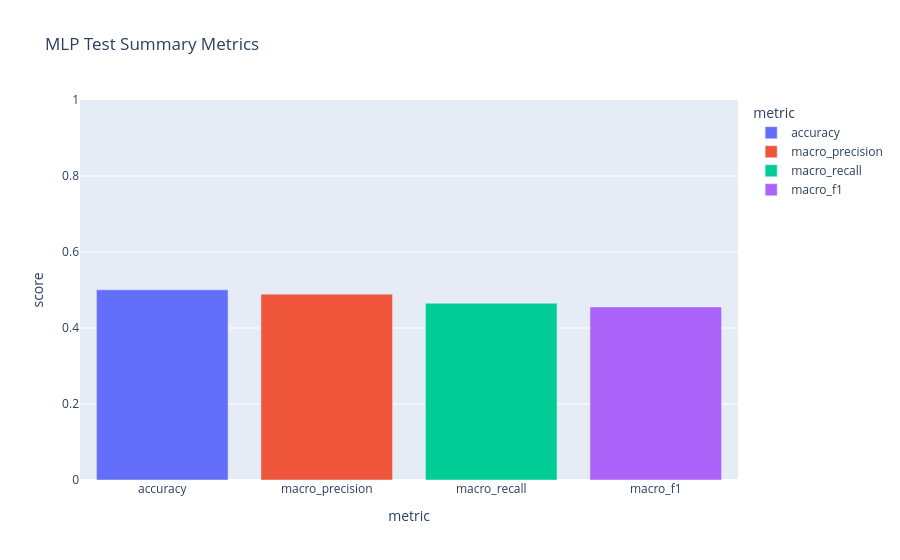
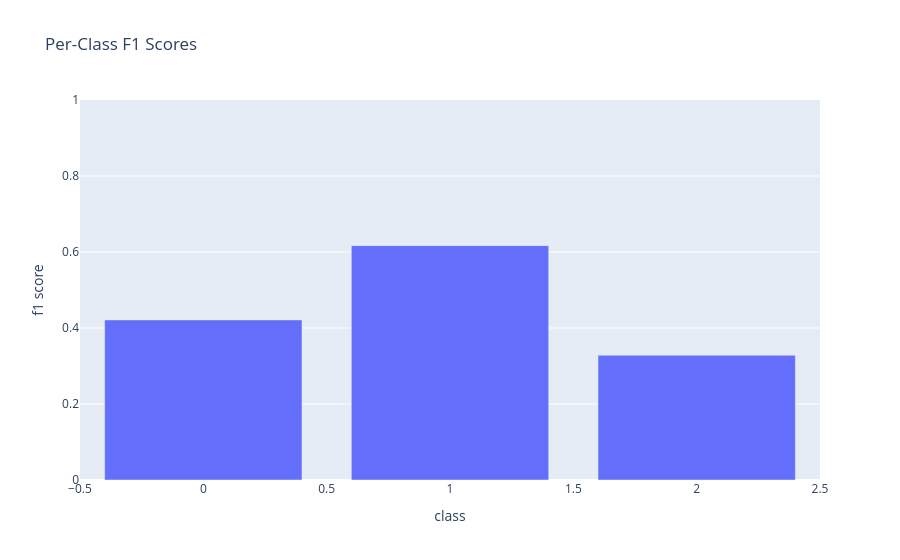
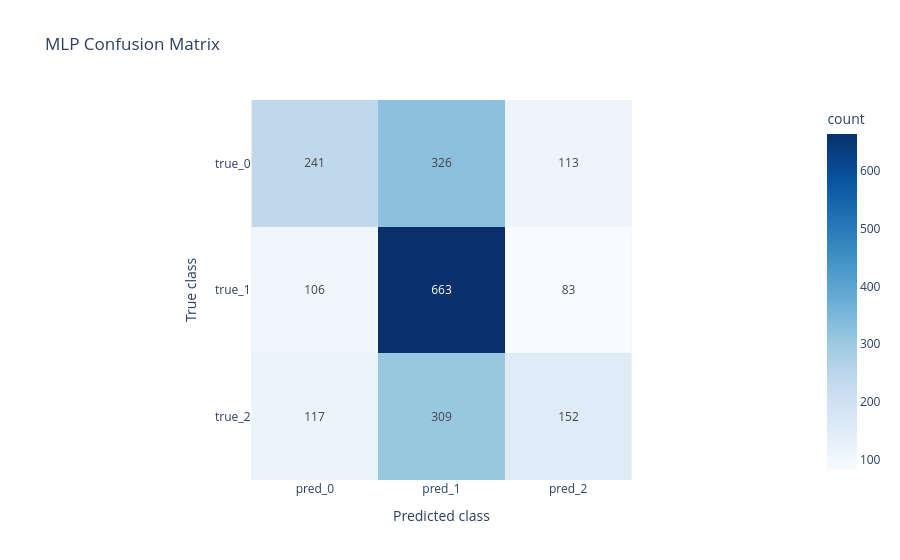

Notebook cell for these charts, in order:
### Code cell
import plotly.express as px

def fit_fixed_epochs(model, x_train, y_train, epochs, batch_size, seed=123):
    rng = np.random.default_rng(seed)
    n_train = x_train.shape[0]

    for _ in range(epochs):
        order = rng.permutation(n_train)
        x_epoch = x_train[order]
        y_epoch = y_train[order]

        for start in range(0, n_train, batch_size):
            end = start + batch_size
            xb = x_epoch[start:end]
            yb = y_epoch[start:end]

            probs, cache = model.forward(xb)
            grad_w, grad_b = model.backward(yb, cache)
            model.update(grad_w, grad_b)


final_model = ManualMLP(
    input_dim=input_dim,
    hidden_dims=best_config["hidden_dims"],
    output_dim=num_classes,
    lr=best_config["lr"],
    l2_lambda=best_config["l2"],
    seed=best_run_seed,
 )

fit_fixed_epochs(
    final_model,
    X_train,
    y_train,
    epochs=best_epochs,
    batch_size=best_config["batch_size"],
    seed=best_run_seed,
 )

y_train_pred = final_model.predict(X_train)
y_test_pred = final_model.predict(X_test)

train_acc = float(np.mean(y_train_pred == y_train))
cm, per_class_df, summary = classification_metrics(y_test, y_test_pred, num_classes)

print(f"Training accuracy: {train_acc:.4f}")
print("Test metrics summary:")
for metric_name, metric_value in summary.items():
    print(f"{metric_name}: {metric_value:.4f}")

print("\nPer-class metrics:")
display(per_class_df)

cm_df = pd.DataFrame(
    cm,
    index=[f"true_{i}" for i in range(num_classes)],
    columns=[f"pred_{i}" for i in range(num_classes)],
)
print("Confusion matrix:")
display(cm_df)

summary_plot_df = pd.DataFrame(
    {
        "metric": ["accuracy", "macro_precision", "macro_recall", "macro_f1"],
        "value": [
            summary["accuracy"],
            summary["macro_precision"],
            summary["macro_recall"],
            summary["macro_f1"],
        ],
    }
)

fig_metrics = px.bar(
    summary_plot_df,
    x="metric",
    y="value",
    title="MLP Test Summary Metrics",
    range_y=[0, 1],
    color="metric",
    labels={"value": "score"},
)
fig_metrics.show()

fig_f1 = px.bar(
    per_class_df,
    x="class",
    y="f1",
    title="Per-Class F1 Scores",
    range_y=[0, 1],
    labels={"f1": "f1 score"},
)
fig_f1.show()

fig_cm = px.imshow(
    cm,
    text_auto=True,
    color_continuous_scale="Blues",
    x=[f"pred_{i}" for i in range(num_classes)],
    y=[f"true_{i}" for i in range(num_classes)],
    labels={"x": "Predicted class", "y": "True class", "color": "count"},
    title="MLP Confusion Matrix",
)
fig_cm.show()

### Figure 1 — Plotly figure (JSON) as saved in the notebook; plotly's stock layout.template omitted (floating-point values rounded to 4 significant figures)
{"data": [{"hovertemplate": "metric=%{x}<br>score=%{y}<extra></extra>", "legendgroup": "accuracy", "marker": {"color": "#636efa", "pattern": {"shape": ""}}, "name": "accuracy", "orientation": "v", "showlegend": true, "textposition": "auto", "type": "bar", "x": ["accuracy"], "xaxis": "x", "y": [0.5005], "yaxis": "y"}, {"hovertemplate": "metric=%{x}<br>score=%{y}<extra></extra>", "legendgroup": "macro_precision", "marker": {"color": "#EF553B", "pattern": {"shape": ""}}, "name": "macro_precision", "orientation": "v", "showlegend": true, "textposition": "auto", "type": "bar", "x": ["macro_precision"], "xaxis": "x", "y": [0.489], "yaxis": "y"}, {"hovertemplate": "metric=%{x}<br>score=%{y}<extra></extra>", "legendgroup": "macro_recall", "marker": {"color": "#00cc96", "pattern": {"shape": ""}}, "name": "macro_recall", "orientation": "v", "showlegend": true, "textposition": "auto", "type": "bar", "x": ["macro_recall"], "xaxis": "x", "y": [0.4652], "yaxis": "y"}, {"hovertemplate": "metric=%{x}<br>score=%{y}<extra></extra>", "legendgroup": "macro_f1", "marker": {"color": "#ab63fa", "pattern": {"shape": ""}}, "name": "macro_f1", "orientation": "v", "showlegend": true, "textposition": "auto", "type": "bar", "x": ["macro_f1"], "xaxis": "x", "y": [0.4555], "yaxis": "y"}], "layout": {"barmode": "relative", "legend": {"title": {"text": "metric"}, "tracegroupgap": 0}, "title": {"text": "MLP Test Summary Metrics"}, "xaxis": {"anchor": "y", "categoryarray": ["accuracy", "macro_precision", "macro_recall", "macro_f1"], "categoryorder": "array", "domain": [0, 1], "title": {"text": "metric"}}, "yaxis": {"anchor": "x", "domain": [0, 1], "range": [0, 1], "title": {"text": "score"}}}}

### Figure 2 — Plotly figure (JSON) as saved in the notebook; plotly's stock layout.template omitted (floating-point values rounded to 4 significant figures)
{"data": [{"hovertemplate": "class=%{x}<br>f1 score=%{y}<extra></extra>", "legendgroup": "", "marker": {"color": "#636efa", "pattern": {"shape": ""}}, "name": "", "orientation": "v", "showlegend": false, "textposition": "auto", "type": "bar", "x": [0, 1, 2], "xaxis": "x", "y": [0.4213, 0.6167, 0.3283], "yaxis": "y"}], "layout": {"barmode": "relative", "legend": {"tracegroupgap": 0}, "title": {"text": "Per-Class F1 Scores"}, "xaxis": {"anchor": "y", "domain": [0, 1], "title": {"text": "class"}}, "yaxis": {"anchor": "x", "domain": [0, 1], "range": [0, 1], "title": {"text": "f1 score"}}}}

### Figure 3 — Plotly figure (JSON) as saved in the notebook; plotly's stock layout.template omitted (floating-point values rounded to 4 significant figures)
{"data": [{"coloraxis": "coloraxis", "hovertemplate": "Predicted class: %{x}<br>True class: %{y}<br>count: %{z}<extra></extra>", "name": "0", "texttemplate": "%{z}", "type": "heatmap", "x": ["pred_0", "pred_1", "pred_2"], "xaxis": "x", "y": ["true_0", "true_1", "true_2"], "yaxis": "y", "z": [[241, 326, 113], [106, 663, 83], [117, 309, 152]]}], "layout": {"coloraxis": {"colorbar": {"title": {"text": "count"}}, "colorscale": [[0, "rgb(247,251,255)"], [0.125, "rgb(222,235,247)"], [0.25, "rgb(198,219,239)"], [0.375, "rgb(158,202,225)"], [0.5, "rgb(107,174,214)"], [0.625, "rgb(66,146,198)"], [0.75, "rgb(33,113,181)"], [0.875, "rgb(8,81,156)"], [1, "rgb(8,48,107)"]]}, "title": {"text": "MLP Confusion Matrix"}, "xaxis": {"anchor": "y", "constrain": "domain", "domain": [0, 1], "scaleanchor": "y", "title": {"text": "Predicted class"}}, "yaxis": {"anchor": "x", "autorange": "reversed", "constrain": "domain", "domain": [0, 1], "title": {"text": "True class"}}}}
